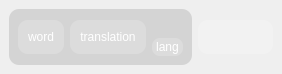
<?xml version="1.0" encoding="UTF-8"?>
<ui version="4.0">
 <class>Form</class>
 <widget class="QWidget" name="Form">
  <property name="geometry">
   <rect>
    <x>0</x>
    <y>0</y>
    <width>282</width>
    <height>74</height>
   </rect>
  </property>
  <property name="sizePolicy">
   <sizepolicy hsizetype="Fixed" vsizetype="Fixed">
    <horstretch>0</horstretch>
    <verstretch>0</verstretch>
   </sizepolicy>
  </property>
  <property name="windowTitle">
   <string>Form</string>
  </property>
  <property name="styleSheet">
   <string notr="true">#widget{
	border: none;
	border-radius: 10px;
	background-color: rgba(100, 100, 100, 50);
}

QPushButton{
	padding: 10px, 10px;
	padding-right: 10px;
	padding-left: 10px;
	border: none;
	border-radius: 10px;
	
	background-color: rgba(255, 255, 255, 50);
	color: rgb(255, 255, 255);
	
	font: 63 12pt &quot;Bahnschrift SemiBold SemiConden&quot;;
}

#language_btn{
	padding: 2px, 2px;
	padding-right: 4px;
	padding-left: 4px;
	border: none;
	border-radius: 8px;
	
	background-color: rgba(255, 255, 255, 50);
	color: rgb(255, 255, 255);
	
	font: 63 10pt &quot;Bahnschrift SemiBold SemiConden&quot;;
}</string>
  </property>
  <layout class="QVBoxLayout" name="verticalLayout">
   <property name="spacing">
    <number>0</number>
   </property>
   <property name="leftMargin">
    <number>0</number>
   </property>
   <property name="topMargin">
    <number>0</number>
   </property>
   <property name="rightMargin">
    <number>0</number>
   </property>
   <property name="bottomMargin">
    <number>0</number>
   </property>
   <item>
    <widget class="QWidget" name="widget_main" native="true">
     <layout class="QHBoxLayout" name="horizontalLayout_2">
      <item>
       <widget class="QWidget" name="widget" native="true">
        <layout class="QHBoxLayout" name="horizontalLayout_4">
         <item>
          <widget class="QWidget" name="widget_2" native="true">
           <layout class="QHBoxLayout" name="horizontalLayout">
            <property name="spacing">
             <number>6</number>
            </property>
            <property name="leftMargin">
             <number>0</number>
            </property>
            <property name="topMargin">
             <number>0</number>
            </property>
            <property name="rightMargin">
             <number>0</number>
            </property>
            <property name="bottomMargin">
             <number>0</number>
            </property>
            <item>
             <widget class="QPushButton" name="word_btn">
              <property name="enabled">
               <bool>false</bool>
              </property>
              <property name="sizePolicy">
               <sizepolicy hsizetype="Fixed" vsizetype="Fixed">
                <horstretch>0</horstretch>
                <verstretch>0</verstretch>
               </sizepolicy>
              </property>
              <property name="text">
               <string>word</string>
              </property>
             </widget>
            </item>
            <item>
             <widget class="QPushButton" name="translation_btn">
              <property name="enabled">
               <bool>false</bool>
              </property>
              <property name="sizePolicy">
               <sizepolicy hsizetype="Fixed" vsizetype="Fixed">
                <horstretch>0</horstretch>
                <verstretch>0</verstretch>
               </sizepolicy>
              </property>
              <property name="text">
               <string>translation</string>
              </property>
             </widget>
            </item>
           </layout>
          </widget>
         </item>
         <item>
          <widget class="QWidget" name="widget_3" native="true">
           <layout class="QHBoxLayout" name="horizontalLayout_3">
            <property name="spacing">
             <number>6</number>
            </property>
            <property name="leftMargin">
             <number>0</number>
            </property>
            <property name="topMargin">
             <number>0</number>
            </property>
            <property name="rightMargin">
             <number>0</number>
            </property>
            <property name="bottomMargin">
             <number>0</number>
            </property>
            <item alignment="Qt::AlignLeft|Qt::AlignBottom">
             <widget class="QPushButton" name="language_btn">
              <property name="enabled">
               <bool>false</bool>
              </property>
              <property name="toolTip">
               <string>&lt;html&gt;&lt;head/&gt;&lt;body&gt;&lt;p&gt;&lt;br/&gt;&lt;/p&gt;&lt;/body&gt;&lt;/html&gt;</string>
              </property>
              <property name="text">
               <string>lang</string>
              </property>
             </widget>
            </item>
           </layout>
          </widget>
         </item>
        </layout>
       </widget>
      </item>
      <item>
       <widget class="QPushButton" name="del_btn">
        <property name="text">
         <string/>
        </property>
        <property name="icon">
         <iconset>
          <normaloff>:/newPrefix/icons/trash.png</normaloff>:/newPrefix/icons/trash.png</iconset>
        </property>
       </widget>
      </item>
     </layout>
    </widget>
   </item>
  </layout>
 </widget>
 <resources/>
 <connections/>
</ui>
